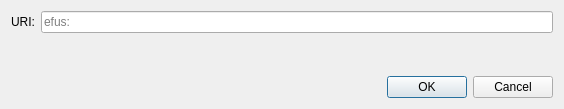
<?xml version="1.0" encoding="UTF-8"?>
<ui version="4.0">
 <class>OpenURIDialog</class>
 <widget class="QDialog" name="OpenURIDialog">
  <property name="geometry">
   <rect>
    <x>0</x>
    <y>0</y>
    <width>564</width>
    <height>109</height>
   </rect>
  </property>
  <property name="windowTitle">
   <string>Open URI</string>
  </property>
  <layout class="QVBoxLayout" name="verticalLayout">
   <item>
    <layout class="QHBoxLayout" name="horizontalLayout">
     <item>
      <widget class="QLabel" name="label">
       <property name="text">
        <string>URI:</string>
       </property>
      </widget>
     </item>
     <item>
      <widget class="QValidatedLineEdit" name="uriEdit">
       <property name="placeholderText">
        <string notr="true">efus:</string>
       </property>
      </widget>
     </item>
    </layout>
   </item>
   <item>
    <spacer name="verticalSpacer">
     <property name="orientation">
      <enum>Qt::Vertical</enum>
     </property>
     <property name="sizeHint" stdset="0">
      <size>
       <width>20</width>
       <height>40</height>
      </size>
     </property>
    </spacer>
   </item>
   <item>
    <widget class="QDialogButtonBox" name="buttonBox">
     <property name="orientation">
      <enum>Qt::Horizontal</enum>
     </property>
     <property name="standardButtons">
      <set>QDialogButtonBox::Cancel|QDialogButtonBox::Ok</set>
     </property>
    </widget>
   </item>
  </layout>
 </widget>
 <customwidgets>
  <customwidget>
   <class>QValidatedLineEdit</class>
   <extends>QLineEdit</extends>
   <header>qt/qvalidatedlineedit.h</header>
  </customwidget>
 </customwidgets>
 <resources/>
 <connections>
  <connection>
   <sender>buttonBox</sender>
   <signal>accepted()</signal>
   <receiver>OpenURIDialog</receiver>
   <slot>accept()</slot>
   <hints>
    <hint type="sourcelabel">
     <x>248</x>
     <y>254</y>
    </hint>
    <hint type="destinationlabel">
     <x>157</x>
     <y>274</y>
    </hint>
   </hints>
  </connection>
  <connection>
   <sender>buttonBox</sender>
   <signal>rejected()</signal>
   <receiver>OpenURIDialog</receiver>
   <slot>reject()</slot>
   <hints>
    <hint type="sourcelabel">
     <x>316</x>
     <y>260</y>
    </hint>
    <hint type="destinationlabel">
     <x>286</x>
     <y>274</y>
    </hint>
   </hints>
  </connection>
 </connections>
</ui>
